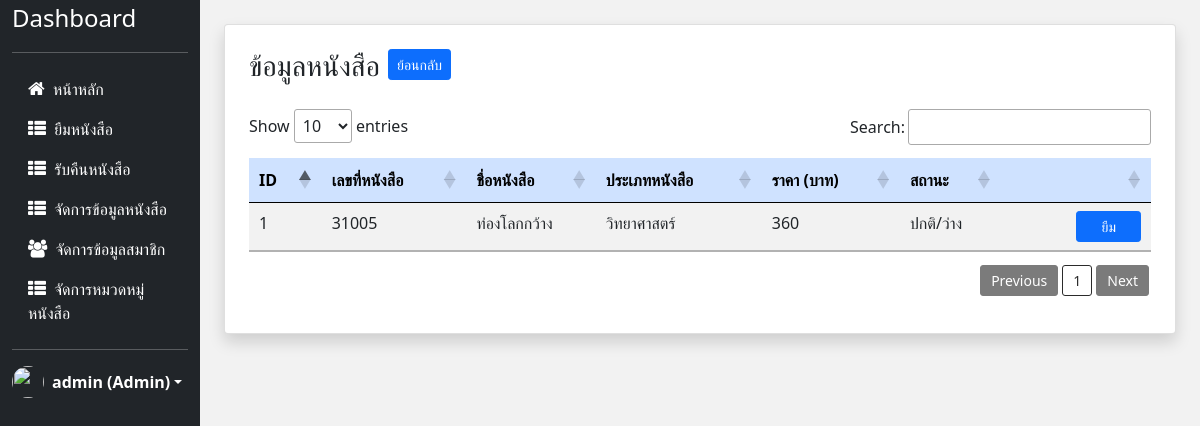
Page /borrow/selectBooks.php (signed in) on the committed database.
### tables this page shows
CREATE TABLE `book` (
  `b_id` int(11) NOT NULL,
  `b_name` varchar(50) NOT NULL,
  `c_id` int(11) NOT NULL,
  `status` varchar(11) NOT NULL DEFAULT 'ปกติ/ว่าง',
  `price` int(11) NOT NULL,
  `book_id` varchar(20) NOT NULL
);

CREATE TABLE `category` (
  `c_id` int(11) NOT NULL,
  `c_name` varchar(50) NOT NULL,
  `c_number` varchar(10) NOT NULL
);

### borrow/selectBooks.php (the view, shortened to what this page needs)
<?php
include("../config/connect.php");
$id = $_GET['id'];
?>
<!doctype html>
<html lang="en">
<head>
    <?php
    include("../layout/header.php");
    ?>
</head>
<body>
    <div class="container-fluid" style="background-color: #f2f2f2;">
        <div class="row">
            <?php
            include("../layout/sidebar.php");
            $result = mysqli_query($conn, "
            SELECT book.b_id, book.book_id, book.b_name, category.c_id, category.c_name, book.price, book.status
            FROM book LEFT JOIN category ON book.c_id = category.c_id
            WHERE book.status='ปกติ/ว่าง'
            ORDER BY book.book_id;
            ");
            ?>
            <div class="col-md-10 px-4 my-4">
                <div class="card shadow p-2">
                    <div class="card-body">
                        <h3 class="float-start me-2">ข้อมูลหนังสือ</h3>
                        <a href="./borrowsList.php" class="btn btn-sm btn-primary mb-3">ย้อนกลับ</a>
                        <table class="table table-striped text-nowrap" id="myTable">
                            <thead class="table-primary">
                                <tr>
                                    <th scope="col">ID</th>
                                    <th scope="col">เลขที่หนังสือ</th>
                                    <th scope="col">ชื่อหนังสือ</th>
                                    <th scope="col">ประเภทหนังสือ</th>
                                    <th scope="col">ราคา (บาท)</th>
                                    <th scope="col">สถานะ</th>
                                    <th scope="col"></th>
                                </tr>
                            </thead>
                            <tbody>
                                <?php
                                if (mysqli_num_rows($result) > 0) {
                                    $i = 1;
                                    while ($row = mysqli_fetch_array($result)) {
                                ?>
                                        <tr>
                                            <td><?php echo $i++ ?></td>
                                            <td><?php echo $row["book_id"] ?></td>
                                            <td><?php echo $row["b_name"] ?></td>
                                            <td><?php echo $row["c_name"] ?></td>
                                            <td><?php echo $row["price"] ?></td>
                                            <td><?php echo $row["status"] ?></td>
                                            <td class="col-2 text-end">
                                                <a href="./DB_borrowBook.php?m_id=<?php echo $id; ?>&book_id=<?php echo $row['b_id']; ?>" class="btn btn-sm btn-primary px-4">ยืม</a>
                                            </td>
                                        </tr>
                                <?php }
                                } ?>
                            </tbody>
                        </table>
                    </div>
                </div>
            </div>
        </div>
    </div>
</body>
</html>

### rows in the picture
book: book "31005", b_name "ท่องโลกกว้าง", c.c_name "วิทยาศาสตร์", price "360", status "ปกติ/ว่าง"

### other values in the picture
$_SESSION["name"] "admin"
$_SESSION["status"] "Admin"
